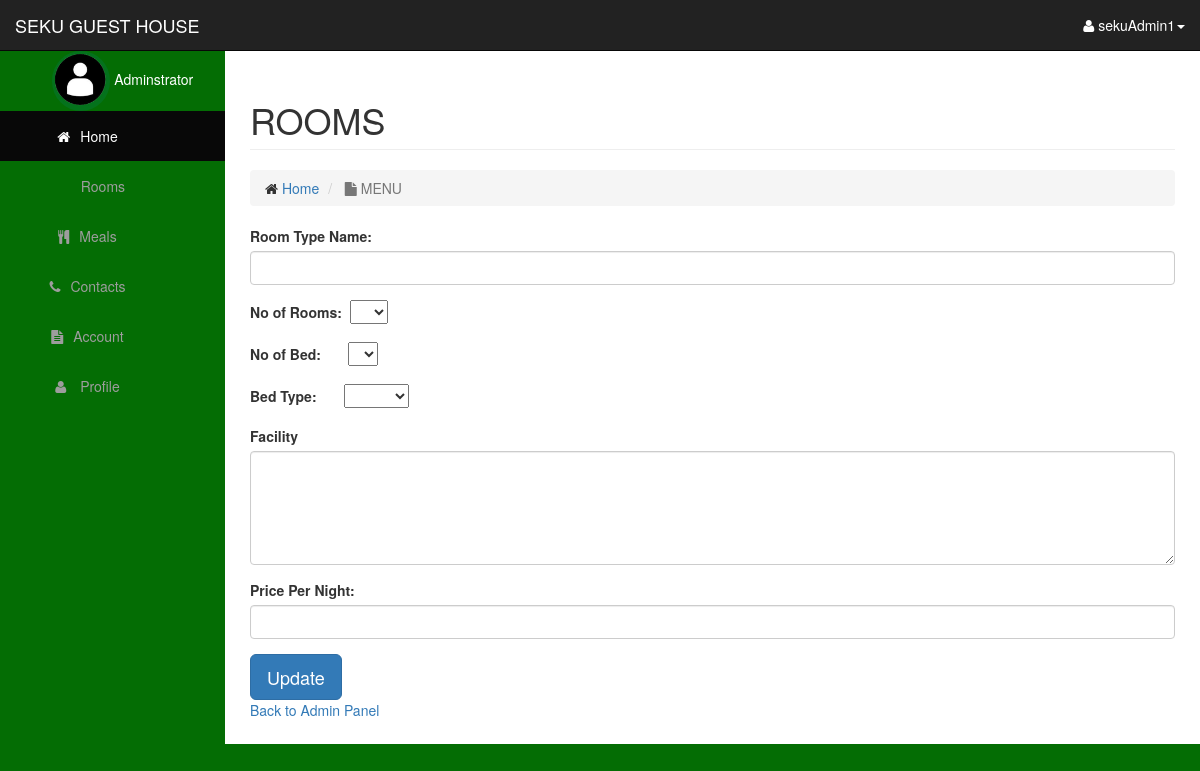
/admin/edit_room_cat.php?roomname=Board Room (signed in), run on an earlier commit of the app's database.
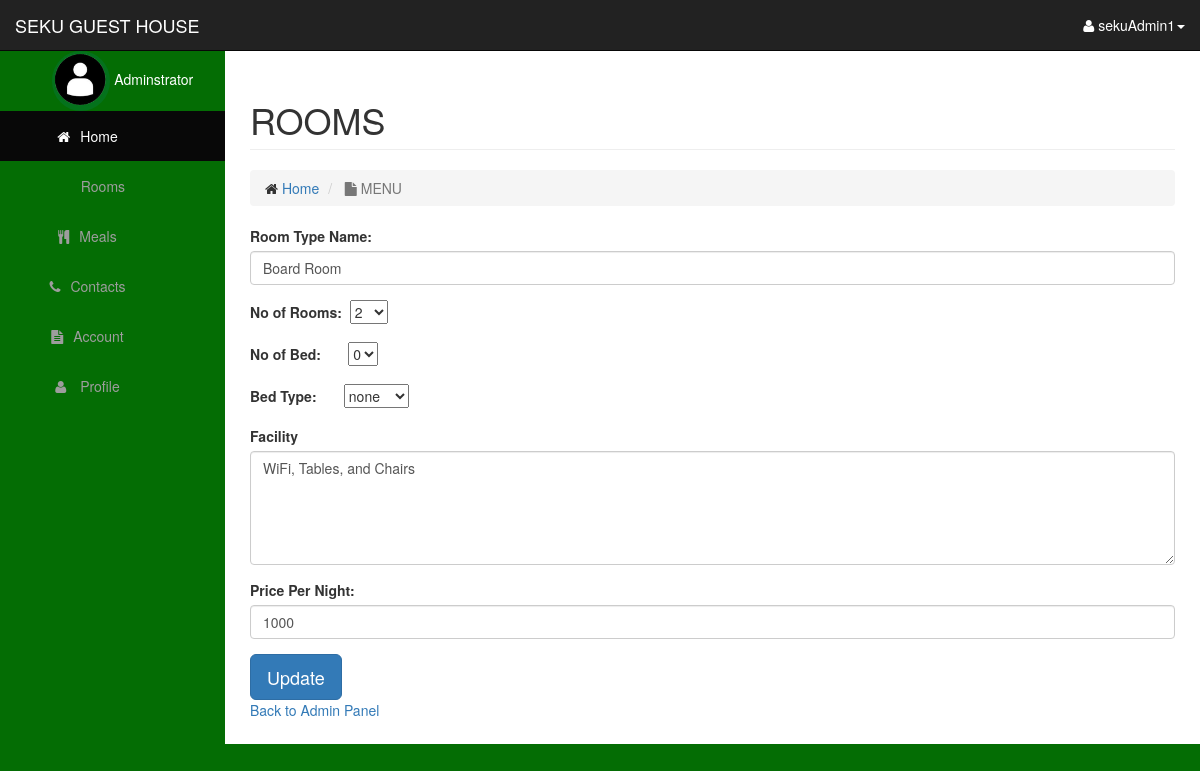
And on a later commit of the database.
### tables this page shows
CREATE TABLE `room_category` (
  `roomname` text NOT NULL,
  `room_qnty` int(11) NOT NULL,
  `available` int(11) NOT NULL,
  `booked` int(11) NOT NULL,
  `no_bed` int(11) NOT NULL,
  `bedtype` text NOT NULL,
  `facility` text NOT NULL,
  `price` float NOT NULL
);

### admin/includes/class.user.php (called while the page is built, shortened)
<?php
        class user
        {
            public function __construct()
            {
                $this->db=new mysqli('localhost','root','','seku_guest_house');
            }
        }
?>

### admin/edit_room_cat.php (the view, shortened to what this page needs)
<?php
include_once 'includes/class.user.php';
$user=new User();
$room_cat=$_GET['roomname'];
$sql="SELECT * FROM room_category WHERE roomname='$room_cat'";
$query=mysqli_query($user->db, $sql);
$row = mysqli_fetch_array($query);
?>
<body>
  <?php include 'includes/navigation.php';?>
  <div id="page-wrapper">
            <div class="container-fluid">
              <div class="row">
                    <div class="col-lg-12">
                        <h1 class="page-header">
                        ROOMS
                            </h1>
                        <ol class="breadcrumb">
                            <li>
                                <i class="fa fa-Home"></i>  <a href="index.php">Home</a>
                            </li>
                            <li class="active">
                                <i class="fa fa-file"></i> MENU
                            </li>
                        </ol>
                    </div>
                </div>
            <form action="" method="post" name="room_category">
                <div class="form-group">
                    <label for="roomname">Room Type Name:</label>
                    <input type="text" class="form-control" name="roomname" value="<?php echo $row['roomname'] ?>" required>
                </div>
                 <div class="form-group">
                    <label for="qty">No of Rooms:</label>&nbsp;
                    <select name="room_qnty">
                    <option value="<?php echo $row['room_qnty'] ?>"><?php echo $row['room_qnty'] ?></option>
                      <option value="1">1</option>
                    </select>
                </div>
                <div class="form-group">
                    <label for="bed">No of Bed:</label>&nbsp;&nbsp;&nbsp;&nbsp;&nbsp;&nbsp;
                    <select name="no_bed">
                     <option value="<?php echo $row['no_bed'] ?>"><?php echo $row['no_bed'] ?></option>
                      <option value="1">1</option>
                    </select>
                </div>
                <div class="form-group">
                    <label for="bedtype">Bed Type:</label>&nbsp;&nbsp;&nbsp;&nbsp;&nbsp;&nbsp;
                   <select name="bedtype">
                     <option value="<?php echo $row['bedtype'] ?>"><?php echo $row['bedtype'] ?></option>
                      <option value="single">single</option>
                    </select>
                </div>
                <div class="form-group">
                    <label for="Facility">Facility</label>
                    <textarea class="form-control" rows="5" name="facility"><?php echo $row['facility'] ?></textarea>
                </div>
               <div class="form-group">
                    <label for="price">Price Per Night:</label>
                    <input type="text" class="form-control" name="price" value="<?php echo $row['price'] ?>" required>
                </div>
                <button type="submit" class="btn btn-lg btn-primary button" name="submit">Update</button>
               <br>
                <div id="click_here">
                    <a href="index.php">Back to Admin Panel</a>
                </div>
            </form>
        </div>
    </div>
</body>
</html>

What changed in the data, as far as the page shows it:
added room_category: roomname "Board Room", room_qnty "2", no_bed "0", bedtype "none", facility "WiFi, Tables, and Chairs", price "1000"
